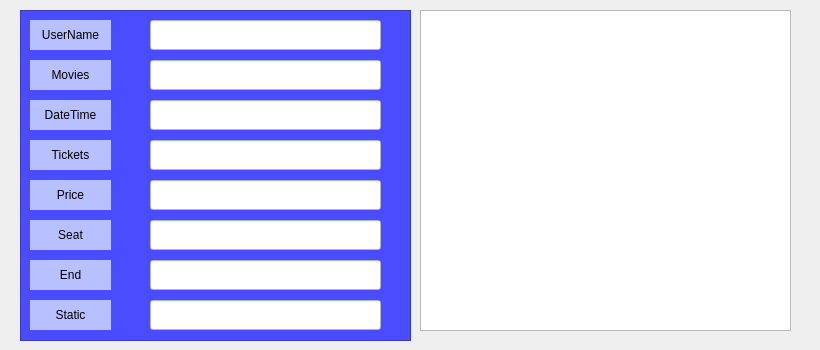
     <widget class="QWidget" name="page_9">
      <widget class="QLabel" name="label_bg_3">
       <property name="geometry">
        <rect>
         <x>-6</x>
         <y>-5</y>
         <width>811</width>
         <height>341</height>
        </rect>
       </property>
       <property name="text">
        <string/>
       </property>
      </widget>
      <widget class="QLabel" name="lbl_datetime">
       <property name="geometry">
        <rect>
         <x>30</x>
         <y>100</y>
         <width>81</width>
         <height>30</height>
        </rect>
       </property>
       <property name="autoFillBackground">
        <bool>false</bool>
       </property>
       <property name="styleSheet">
        <string notr="true">background: rgb(185, 192, 255);
color:black;</string>
       </property>
       <property name="text">
        <string>DateTime</string>
       </property>
       <property name="alignment">
        <set>Qt::AlignCenter</set>
       </property>
      </widget>
      <widget class="QLineEdit" name="txt_username_3">
       <property name="geometry">
        <rect>
         <x>150</x>
         <y>20</y>
         <width>231</width>
         <height>30</height>
        </rect>
       </property>
       <property name="styleSheet">
        <string notr="true">
background:white;
color:black;
</string>
       </property>
       <property name="inputMethodHints">
        <set>Qt::ImhNoEditMenu</set>
       </property>
       <property name="echoMode">
        <enum>QLineEdit::Normal</enum>
       </property>
      </widget>
      <widget class="QLabel" name="lbl_price_5">
       <property name="geometry">
        <rect>
         <x>30</x>
         <y>180</y>
         <width>81</width>
         <height>30</height>
        </rect>
       </property>
       <property name="styleSheet">
        <string notr="true">background: rgb(185, 192, 255);
color:black;</string>
       </property>
       <property name="text">
        <string>Price</string>
       </property>
       <property name="alignment">
        <set>Qt::AlignCenter</set>
       </property>
      </widget>
      <widget class="QLabel" name="lbl_seat_3">
       <property name="geometry">
        <rect>
         <x>30</x>
         <y>220</y>
         <width>81</width>
         <height>30</height>
        </rect>
       </property>
       <property name="autoFillBackground">
        <bool>false</bool>
       </property>
       <property name="styleSheet">
        <string notr="true">background: rgb(185, 192, 255);
color:black;</string>
       </property>
       <property name="text">
        <string>Seat</string>
       </property>
       <property name="alignment">
        <set>Qt::AlignCenter</set>
       </property>
      </widget>
      <widget class="QListView" name="listView_7">
       <property name="geometry">
        <rect>
         <x>20</x>
         <y>10</y>
         <width>391</width>
         <height>331</height>
        </rect>
       </property>
       <property name="styleSheet">
        <string notr="true">background-color:rgb(73, 76, 255)</string>
       </property>
      </widget>
      <widget class="QLabel" name="lbl_ticktes">
       <property name="geometry">
        <rect>
         <x>30</x>
         <y>140</y>
         <width>81</width>
         <height>30</height>
        </rect>
       </property>
       <property name="styleSheet">
        <string notr="true">background: rgb(185, 192, 255);
color:black;</string>
       </property>
       <property name="text">
        <string>Tickets</string>
       </property>
       <property name="alignment">
        <set>Qt::AlignCenter</set>
       </property>
      </widget>
      <widget class="QTableView" name="tableView_4">
       <property name="geometry">
        <rect>
         <x>420</x>
         <y>10</y>
         <width>371</width>
         <height>321</height>
        </rect>
       </property>
      </widget>
      <widget class="QLabel" name="lbl_end_6">
       <property name="geometry">
        <rect>
         <x>30</x>
         <y>260</y>
         <width>81</width>
         <height>30</height>
        </rect>
       </property>
       <property name="autoFillBackground">
        <bool>false</bool>
       </property>
       <property name="styleSheet">
        <string notr="true">background: rgb(185, 192, 255);
color:black;</string>
       </property>
       <property name="text">
        <string>End</string>
       </property>
       <property name="alignment">
        <set>Qt::AlignCenter</set>
       </property>
      </widget>
      <widget class="QLabel" name="lbl_username_5">
       <property name="geometry">
        <rect>
         <x>30</x>
         <y>20</y>
         <width>81</width>
         <height>30</height>
        </rect>
       </property>
       <property name="styleSheet">
        <string notr="true">background: rgb(185, 192, 255);
color:black;</string>
       </property>
       <property name="text">
        <string>UserName</string>
       </property>
       <property name="alignment">
        <set>Qt::AlignCenter</set>
       </property>
      </widget>
      <widget class="QLabel" name="lbl_movies_3">
       <property name="geometry">
        <rect>
         <x>30</x>
         <y>60</y>
         <width>81</width>
         <height>30</height>
        </rect>
       </property>
       <property name="styleSheet">
        <string notr="true">background: rgb(185, 192, 255);
color:black;</string>
       </property>
       <property name="text">
        <string>Movies</string>
       </property>
       <property name="alignment">
        <set>Qt::AlignCenter</set>
       </property>
      </widget>
      <widget class="QLabel" name="lbl_static_2">
       <property name="geometry">
        <rect>
         <x>30</x>
         <y>300</y>
         <width>81</width>
         <height>30</height>
        </rect>
       </property>
       <property name="autoFillBackground">
        <bool>false</bool>
       </property>
       <property name="styleSheet">
        <string notr="true">background: rgb(185, 192, 255);
color:black;</string>
       </property>
       <property name="text">
        <string>Static</string>
       </property>
       <property name="alignment">
        <set>Qt::AlignCenter</set>
       </property>
      </widget>
      <widget class="QLineEdit" name="txt_movies">
       <property name="geometry">
        <rect>
         <x>150</x>
         <y>60</y>
         <width>231</width>
         <height>30</height>
        </rect>
       </property>
       <property name="styleSheet">
        <string notr="true">
background:white;
color:black;
</string>
       </property>
       <property name="inputMethodHints">
        <set>Qt::ImhNoEditMenu</set>
       </property>
       <property name="echoMode">
        <enum>QLineEdit::Normal</enum>
       </property>
      </widget>
      <widget class="QLineEdit" name="txt_datetime">
       <property name="geometry">
        <rect>
         <x>150</x>
         <y>100</y>
         <width>231</width>
         <height>30</height>
        </rect>
       </property>
       <property name="styleSheet">
        <string notr="true">
background:white;
color:black;
</string>
       </property>
       <property name="inputMethodHints">
        <set>Qt::ImhNoEditMenu</set>
       </property>
       <property name="echoMode">
        <enum>QLineEdit::Normal</enum>
       </property>
      </widget>
      <widget class="QLineEdit" name="txt_ticket">
       <property name="geometry">
        <rect>
         <x>150</x>
         <y>140</y>
         <width>231</width>
         <height>30</height>
        </rect>
       </property>
       <property name="styleSheet">
        <string notr="true">
background:white;
color:black;
</string>
       </property>
       <property name="inputMethodHints">
        <set>Qt::ImhNoEditMenu</set>
       </property>
       <property name="echoMode">
        <enum>QLineEdit::Normal</enum>
       </property>
      </widget>
      <widget class="QLineEdit" name="txt_price_2">
       <property name="geometry">
        <rect>
         <x>150</x>
         <y>180</y>
         <width>231</width>
         <height>30</height>
        </rect>
       </property>
       <property name="styleSheet">
        <string notr="true">
background:white;
color:black;
</string>
       </property>
       <property name="inputMethodHints">
        <set>Qt::ImhNoEditMenu</set>
       </property>
       <property name="echoMode">
        <enum>QLineEdit::Normal</enum>
       </property>
      </widget>
      <widget class="QLineEdit" name="txt_seat">
       <property name="geometry">
        <rect>
         <x>150</x>
         <y>220</y>
         <width>231</width>
         <height>30</height>
        </rect>
       </property>
       <property name="styleSheet">
        <string notr="true">
background:white;
color:black;
</string>
       </property>
       <property name="inputMethodHints">
        <set>Qt::ImhNoEditMenu</set>
       </property>
       <property name="echoMode">
        <enum>QLineEdit::Normal</enum>
       </property>
      </widget>
      <widget class="QLineEdit" name="txt_end_2">
       <property name="geometry">
        <rect>
         <x>150</x>
         <y>260</y>
         <width>231</width>
         <height>30</height>
        </rect>
       </property>
       <property name="styleSheet">
        <string notr="true">
background:white;
color:black;
</string>
       </property>
       <property name="inputMethodHints">
        <set>Qt::ImhNoEditMenu</set>
       </property>
       <property name="echoMode">
        <enum>QLineEdit::Normal</enum>
       </property>
      </widget>
      <widget class="QLineEdit" name="txt_static">
       <property name="geometry">
        <rect>
         <x>150</x>
         <y>300</y>
         <width>231</width>
         <height>30</height>
        </rect>
       </property>
       <property name="styleSheet">
        <string notr="true">
background:white;
color:black;
</string>
       </property>
       <property name="inputMethodHints">
        <set>Qt::ImhNoEditMenu</set>
       </property>
       <property name="echoMode">
        <enum>QLineEdit::Normal</enum>
       </property>
      </widget>
      <zorder>label_bg_3</zorder>
      <zorder>listView_7</zorder>
      <zorder>lbl_ticktes</zorder>
      <zorder>tableView_4</zorder>
      <zorder>lbl_end_6</zorder>
      <zorder>lbl_username_5</zorder>
      <zorder>lbl_movies_3</zorder>
      <zorder>lbl_seat_3</zorder>
      <zorder>lbl_datetime</zorder>
      <zorder>lbl_price_5</zorder>
      <zorder>txt_username_3</zorder>
      <zorder>lbl_static_2</zorder>
      <zorder>txt_movies</zorder>
      <zorder>txt_datetime</zorder>
      <zorder>txt_ticket</zorder>
      <zorder>txt_price_2</zorder>
      <zorder>txt_seat</zorder>
      <zorder>txt_end_2</zorder>
      <zorder>txt_static</zorder>
     </widget>
